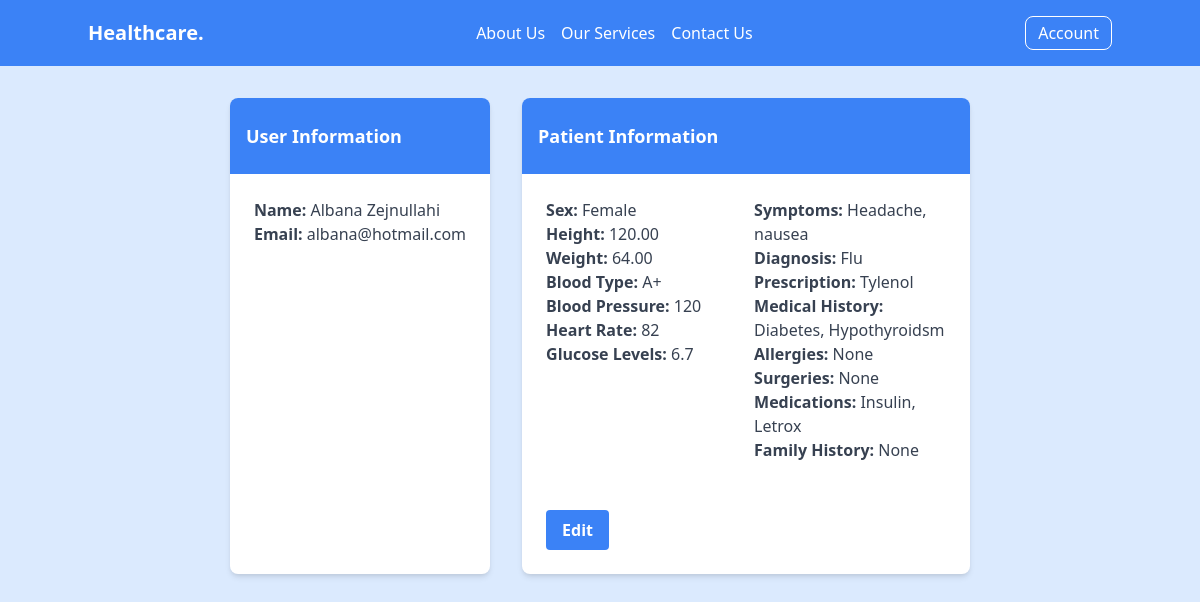
The app's page /account-details.php (signed in) with its own data.
### tables this page shows
CREATE TABLE `users` (
  `id` int NOT NULL,
  `name` varchar(50) NOT NULL,
  `birthdate` date DEFAULT NULL,
  `email` varchar(100) NOT NULL,
  `password` varchar(255) NOT NULL
);

CREATE TABLE `patients` (
  `id` int NOT NULL,
  `user_id` int DEFAULT NULL,
  `sex` enum('Male','Female','Other') DEFAULT NULL,
  `age` int DEFAULT NULL,
  `height` decimal(5,2) DEFAULT NULL,
  `weight` decimal(5,2) DEFAULT NULL,
  `blood_pressure` varchar(20) DEFAULT NULL,
  `heart_rate` int DEFAULT NULL,
  `symptoms` text,
  `diagnosis` varchar(255) DEFAULT NULL,
  `prescription` text,
  `blood_type` enum('A+','A-','B+','B-','AB+','AB-','O+','O-') DEFAULT NULL,
  `contact_number` varchar(20) DEFAULT NULL,
  `address` varchar(255) DEFAULT NULL,
  `medical_history` text,
  `allergies` text,
  `surgeries` text,
  `medications` text,
  `family_history` text,
  `insurance_provider` varchar(100) DEFAULT NULL,
  `insurance_policy_number` varchar(50) DEFAULT NULL,
  `emergency_contact_name` varchar(100) DEFAULT NULL,
  `emergency_contact_number` varchar(20) DEFAULT NULL,
  `glucose_levels` varchar(20) DEFAULT NULL
);

### account-details.php (the view, shortened to what this page needs)
<?php
$servername = "localhost";
$username = "root";
$password = "";
$database = "healthcare2";
$conn = new mysqli($servername, $username, $password, $database);
$user_id = $_SESSION['user_id'];
$stmt = $conn->prepare("SELECT name, email FROM users WHERE id = ?");
$stmt->bind_param("i", $user_id);
$stmt->execute();
$result = $stmt->get_result();
$user = $result->fetch_assoc();
$stmt = $conn->prepare("SELECT sex, height, weight, blood_type, blood_pressure, heart_rate, glucose_levels, symptoms, diagnosis, prescription, medical_history, allergies, surgeries, medications, family_history FROM patients WHERE user_id = ?");
$stmt->bind_param("i", $user_id);
$stmt->execute();
$result = $stmt->get_result();
$patient = $result->fetch_assoc();
?>
<!DOCTYPE html>
<html lang="en">
<head>
    <link href="https://cdn.jsdelivr.net/npm/tailwindcss@2.2.19/dist/tailwind.min.css" rel="stylesheet">
</head>
<body class="bg-blue-100">
<?php include('header.php'); ?>
<div class="container mx-auto px-4 py-8 flex justify-center">
    <div class="flex">
        <div class="bg-white rounded-lg shadow-md overflow-hidden max-w-md mx-4">
            <div class="bg-blue-500 px-4 py-6">
                <h3 class="text-lg font-semibold text-white">User Information</h3>
            </div>
            <div class="p-6">
                <p class="text-gray-700"><strong>Name:</strong> <?php echo $user['name']; ?></p>
                <p class="text-gray-700"><strong>Email:</strong> <?php echo $user['email']; ?></p>
            </div>
        </div>
        <div class="bg-white rounded-lg shadow-md overflow-hidden max-w-md mx-4">
            <div class="bg-blue-500 px-4 py-6">
                <h3 class="text-lg font-semibold text-white">Patient Information</h3>
            </div>
            <div class="p-6">
                <div class="grid grid-cols-2 gap-4">
                    <div>
                        <p class="text-gray-700"><strong>Sex:</strong> <?php echo $patient['sex']; ?></p>
                        <p class="text-gray-700"><strong>Height:</strong> <?php echo $patient['height']; ?></p>
                        <p class="text-gray-700"><strong>Weight:</strong> <?php echo $patient['weight']; ?></p>
                        <p class="text-gray-700"><strong>Blood Type:</strong> <?php echo $patient['blood_type']; ?></p>
                        <p class="text-gray-700"><strong>Blood Pressure:</strong> <?php echo $patient['blood_pressure']; ?></p>
                        <p class="text-gray-700"><strong>Heart Rate:</strong> <?php echo $patient['heart_rate']; ?></p>
                        <p class="text-gray-700"><strong>Glucose Levels:</strong> <?php echo $patient['glucose_levels']; ?></p>
                    </div>
                    <div>
                        <p class="text-gray-700"><strong>Symptoms:</strong> <?php echo $patient['symptoms']; ?></p>
                        <p class="text-gray-700"><strong>Diagnosis:</strong> <?php echo $patient['diagnosis']; ?></p>
                        <p class="text-gray-700"><strong>Prescription:</strong> <?php echo $patient['prescription']; ?></p>
                        <p class="text-gray-700"><strong>Medical History:</strong> <?php echo $patient['medical_history']; ?></p>
                        <p class="text-gray-700"><strong>Allergies:</strong> <?php echo $patient['allergies']; ?></p>
                        <p class="text-gray-700"><strong>Surgeries:</strong> <?php echo $patient['surgeries']; ?></p>
                        <p class="text-gray-700"><strong>Medications:</strong> <?php echo $patient['medications']; ?></p>
                        <p class="text-gray-700"><strong>Family History:</strong> <?php echo $patient['family_history']; ?></p>
                    </div>
                </div>
            </div>
            <div class="p-6">
                <a href="edit_patient.php" class="inline-block bg-blue-500 hover:bg-blue-700 text-white font-bold py-2 px-4 rounded">Edit</a>
            </div>
        </div>
    </div>
</div>
</body>
</html>

### header.php (shortened to what this page needs)
<?php
$user_logged_in = isset($_SESSION['user_id']) && !empty($_SESSION['user_id']);
?>
<!DOCTYPE html>
<html lang="en">
<head>
    <link href="https://cdn.jsdelivr.net/npm/tailwindcss@2.2.19/dist/tailwind.min.css" rel="stylesheet">
</head>
<body class="bg-white">
<header class="bg-blue-500 py-4">
    <nav class="container mx-auto flex justify-between items-center">
        <a href="index.php" class="text-white text-xl font-bold">Healthcare.</a>
        <ul class="menu-items lg:flex justify-center flex-grow space-x-4 hidden">
            <li><a href="about-us.php" class="text-white">About Us</a></li>
            <li><a href="services.php" class="text-white">Our Services</a></li>
            <li><a href="contact-us.php" class="text-white">Contact Us</a></li>
        </ul>
        <div class="lg:flex-none hidden lg:block items-center space-x-4">
            <?php if ($user_logged_in) { ?>
                <div class="relative inline-block text-left">
                    <div>
                        <button type="button" class="text-white rounded-lg border border-white px-3 py-1 focus:outline-none" id="accountMenuButton">
                            Account
                        </button>
                    </div>
                </div>
            <?php } else { ?>
                <a href="register.php" class="text-white rounded-lg border border-white px-3 py-1">Sign Up</a>
                <a href="login.php" class="text-white rounded-lg border border-white px-3 py-1">Login</a>
            <?php } ?>
        </div>
    </nav>
</header>
</body>
</html>

### records on screen
users: name "Albana Zejnullahi", email "albana@hotmail.com"
patients: sex "Female", height "120.00", weight "64.00", blood_type "A+", blood_pressure "120", heart_rate "82", glucose_levels "6.7", symptoms "Headache, nausea", diagnosis "Flu", prescription "Tylenol", medical_history "Diabetes, Hypothyroidsm", allergies "None", surgeries "None", medications "Insulin, Letrox", family_history "None"
